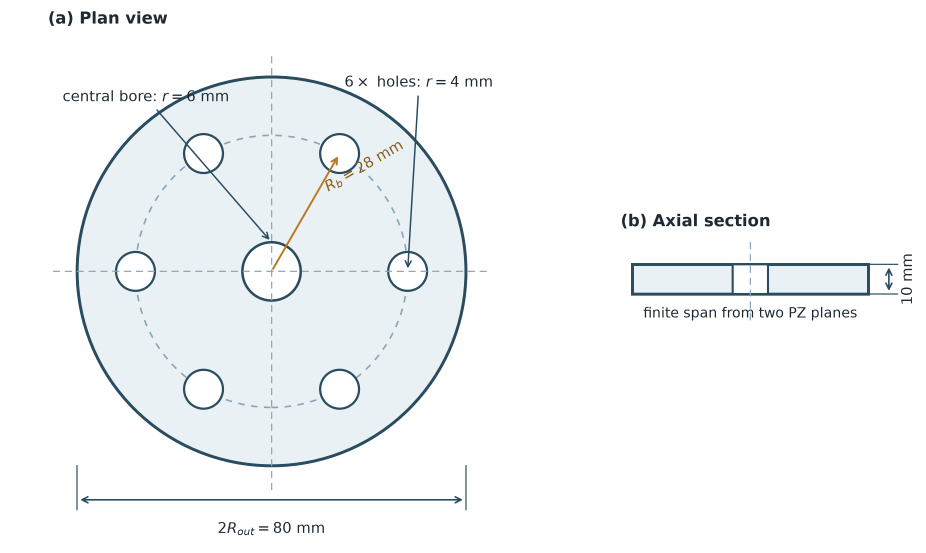
#> input picture examples/seven_hole_disk/seven_hole_disk.png, 2776 x 1658 px (shown at 1/3 size)
$ python autocrop.py ../../examples/seven_hole_disk/seven_hole_disk.png out.png
#> lines starting #> are read from the running program, lines starting #| are printed output that depends on the picture; after the words box and inside, x2 and y2 are one past the last pixel; in counts of white or black regions, pixels touching at a corner belong together
#!/usr/bin/env python3
"""Reframe a white-background renderer image without changing canvas size."""

from __future__ import annotations

import argparse
from pathlib import Path

from PIL import Image, ImageChops


def reframe(source: Path, destination: Path, occupancy: float, threshold: int) -> None:
#> called with occupancy = 0.86, threshold = 8
    with Image.open(source) as opened:
#> opened is the input picture: PIL image 2776x1658 RGBA; mean R, G, B, A 245.1, 247.3, 248.5, 255
        image = opened.convert("RGB")
    width, height = image.size
#> width = 2776; height = 1658
    background = Image.new("RGB", image.size, image.getpixel((0, 0)))
#> background: PIL image 2776x1658 RGB; every value is 255
    difference = ImageChops.difference(image, background).convert("L")
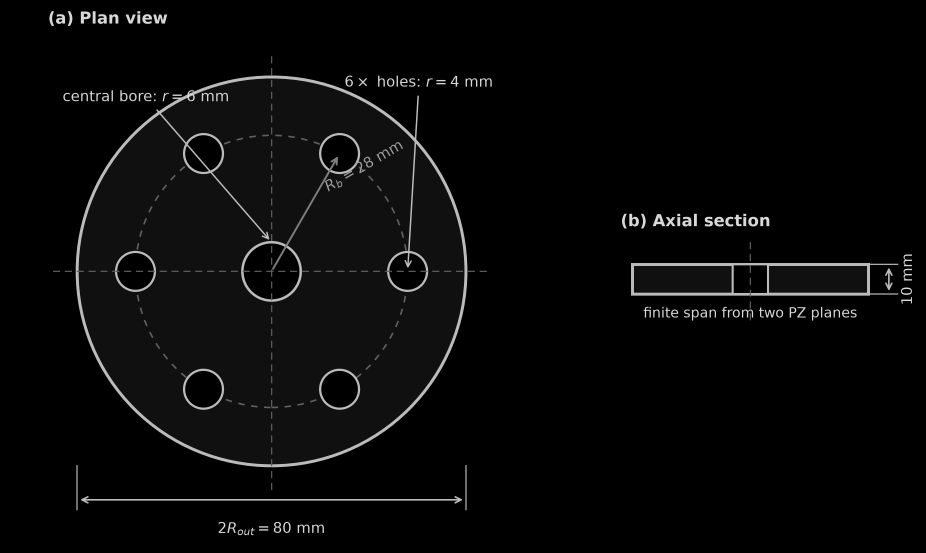
#> difference: PIL image 2776x1658 L (shown at 1/3 size); min 0, max 216, mean 8.3
    mask = difference.point(lambda value: 255 if value > threshold else 0)
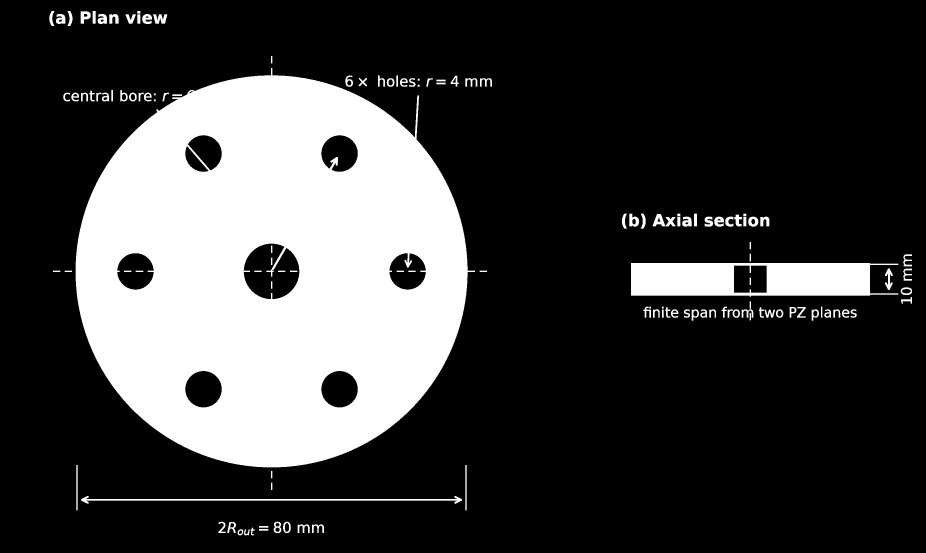
#> mask: PIL image 2776x1658 L (shown at 1/3 size); 24.3% white; 126 white regions, largest, box (x1, y1, x2, y2) and area: (227, 204, 1425, 1402) 1012195, (1893, 789, 2695, 890) 63148, (243, 1488, 1386, 1511) 6102
    bounds = mask.getbbox()
#> bounds = (148, 33, 2736, 1606)
    if bounds is None:
        raise ValueError(f"no foreground pixels detected in {source}")

    foreground = image.crop(bounds)
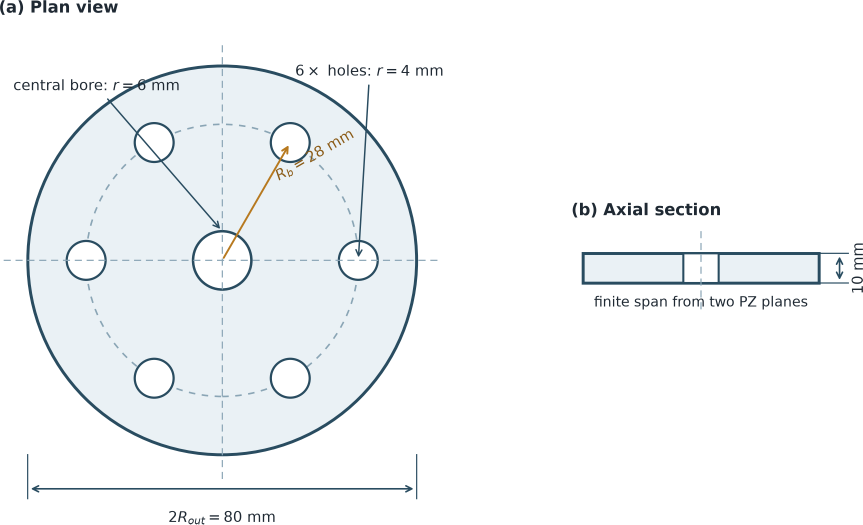
#> foreground: PIL image 2588x1573 RGB (shown at 1/3 size); mean R, G, B 243.9, 246.3, 247.7
    scale = min(
        occupancy * width / foreground.width,
        occupancy * height / foreground.height,
    )
#> scale = 0.906
    resized = foreground.resize(
        (max(1, round(foreground.width * scale)),
         max(1, round(foreground.height * scale))),
        Image.Resampling.LANCZOS,
    )
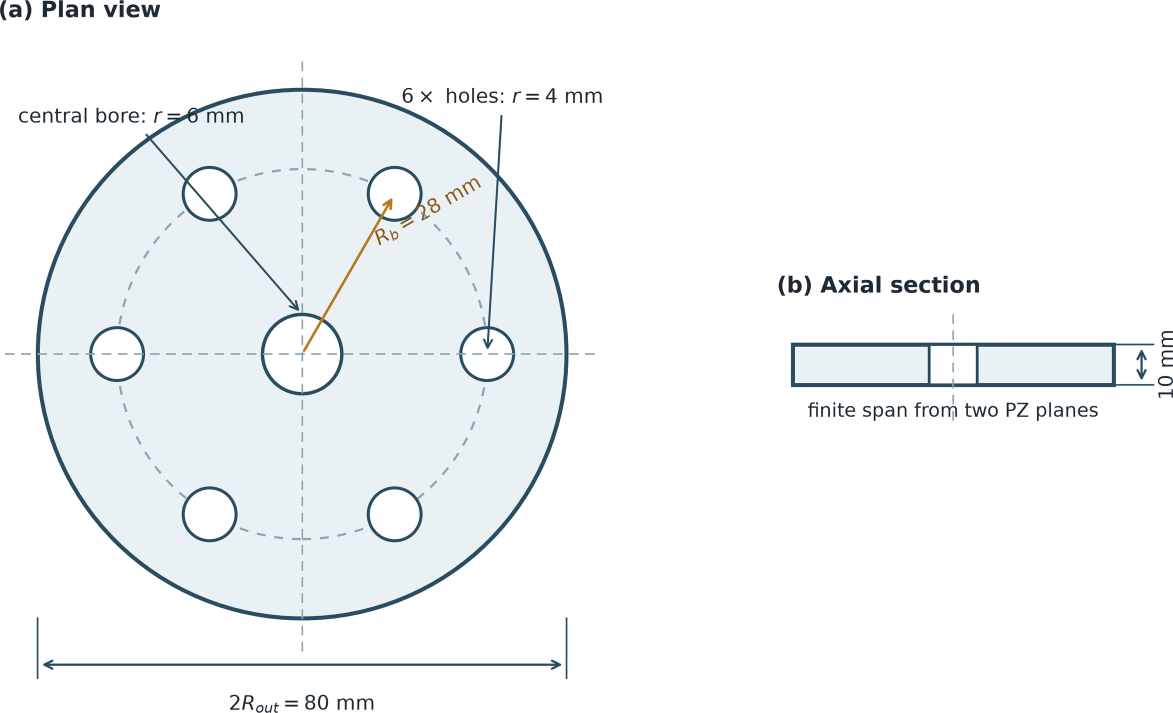
#> resized: PIL image 2346x1426 RGB (shown at 1/2 size); mean R, G, B 243.8, 246.3, 247.6
    canvas = Image.new("RGB", image.size, (255, 255, 255))
    position = ((width - resized.width) // 2, (height - resized.height) // 2)
#> position = (215, 116)
    canvas.paste(resized, position)
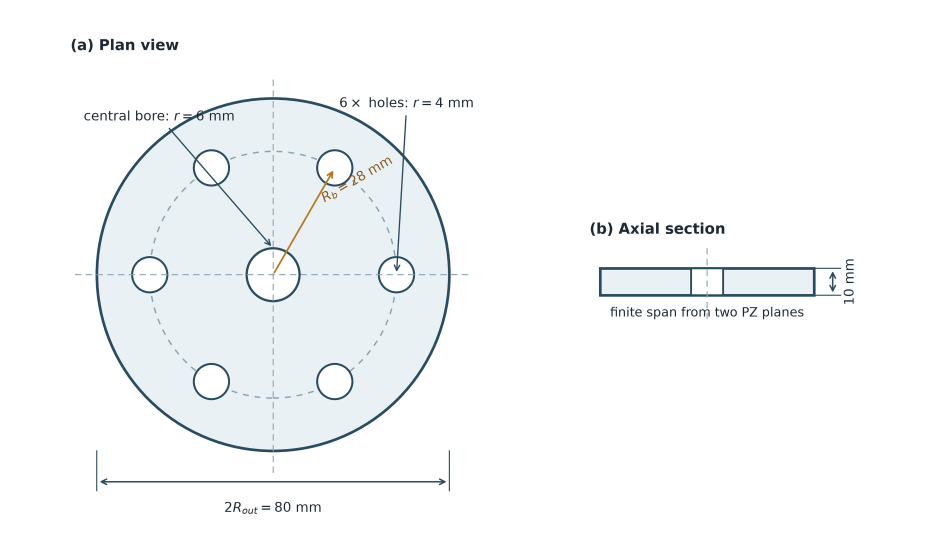
#> canvas: PIL image 2776x1658 RGB (shown at 1/3 size); mean R, G, B 246.9, 248.6, 249.6
    destination.parent.mkdir(parents=True, exist_ok=True)
    canvas.save(destination, quality=95, subsampling=0)


def main() -> None:
    parser = argparse.ArgumentParser()
    parser.add_argument("source", type=Path)
    parser.add_argument("destination", type=Path)
    parser.add_argument("--occupancy", type=float, default=0.86)
    parser.add_argument("--threshold", type=int, default=8)
    arguments = parser.parse_args()
    if not 0.1 <= arguments.occupancy <= 1.0:
        parser.error("--occupancy must be between 0.1 and 1.0")
    if not 0 <= arguments.threshold <= 255:
        parser.error("--threshold must be between 0 and 255")
    reframe(
        arguments.source,
        arguments.destination,
        arguments.occupancy,
        arguments.threshold,
    )


if __name__ == "__main__":
    main()
